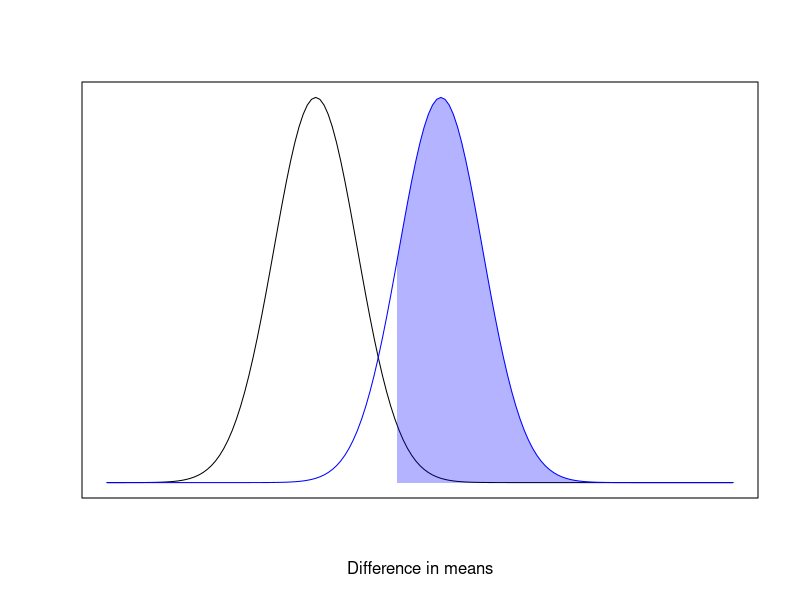

Here is the R script that generated this plot:
## ---- chunk 1
#| code-fold: true
#| include: false
library(tidyverse)
library(kableExtra)
## ---- chunk 2
#| code-fold: true
#| include: false
set.seed(2)
pc <- 0.1
lift <-1.03
pt <- pc * lift
power <- 0.8
sig_level <- 0.05


pwr_calc <- power.prop.test(p1=pc, p2=pt, power=power, sig.level = sig_level)
n <- ceiling(pwr_calc$n)

## ---- chunk 3

x <- seq(-5, 10, 0.1)
xs <- seq(1.96, 10, 0.1)
plot(x, dnorm(x), type='l', ylab='', xlab = 'Difference in means', xaxt='n', yaxt='n')
lines(x, dnorm(x, 3, 1), type='l', col='blue')
polygon(
  c(xs, rev(xs)),
  c(dnorm(xs, 3, 1), rep(0, length(xs))),
  col=alpha('blue', 0.3),
  border = F
)


## ---- chunk 4
#| include: false
log_rr_mean <- log(pt) - log(pc)
log_rr_var <- (1-pt)/(pt*n) + (1-pc)/(pc*n)
log_rr_sd <- sqrt(log_rr_var)

z = log_rr_mean - log_rr_sd * qnorm(0.8)

samples <- rnorm(1000000, log_rr_mean, log_rr_sd)


# expectation from truncated normal
log_rr_mean + log_rr_sd * dnorm((z - log_rr_mean)/ log_rr_sd) / (1 - pnorm((z - log_rr_mean)/ log_rr_sd))


mean(samples[samples>z])
